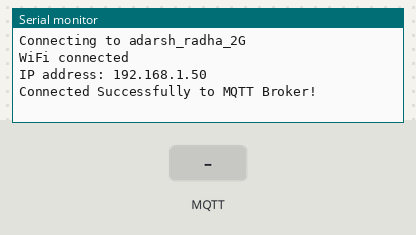
The sketch below on a simulated ESP8266 (NodeMCU). On the bench: the last lines printed to the serial monitor. The inputs (shaded band) are chosen by the test bench. WiFi joins after 1.5 s; servers stay silent unless stated; no MQTT or app messages arrive unless stated.

Above: at 2.7 s.
2.8 s: MQTT message "1" arrives on the first subscribed topic
At 4.5 s:
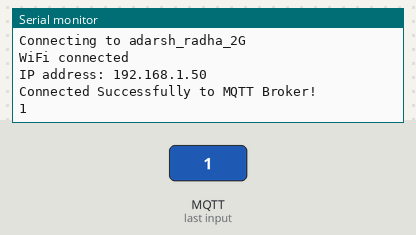
5.0 s: MQTT message "on" arrives on the first subscribed topic
At 6.1 s:
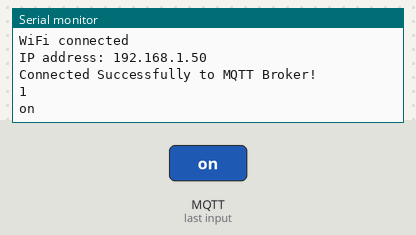
7.0 s: MQTT message "off" arrives on the first subscribed topic
At 8.8 s:
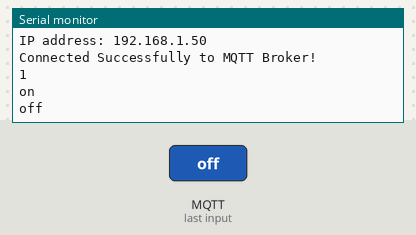

Measured:
- after the input at 2.8 s, the serial monitor: prints a new line after 0.75 s (image 1)
- after the input at 5.0 s, the serial monitor: prints a new line after 0.55 s (image 2)
- after the input at 7.0 s, the serial monitor: prints a new line after 0.55 s (image 3)

The sketch:

esp8266-transformation-mqtt-client.ino
```cpp
/*
   Adarsh Model Trains
   Developed by Adarsh kumar
   Support adarshmodeltrains@gmail.com
*/

// Enables the ESP8266 to connect to the local network (via WiFi)
#include <ESP8266WiFi.h>
// Allows us to connect to, and publish to the MQTT broker
#include <PubSubClient.h>
#include"Config.h"

String mqttTopicValue;
String messageText;

// Initialise the WiFi and MQTT Client objects
WiFiClient wifiClient;

// 1883 is the listener port for the Broker
PubSubClient client(mqtt_server, 1883, wifiClient);

void subscribeMqttMessage(char* topic, byte* payload, unsigned int length) {

  mqttTopicValue = getMessage(payload, length);

  Serial.write(mqttTopicValue.c_str());

  mqttTopicValue = "";
}

/*
   converting message from mqtt bytes to string
*/
String getMessage(byte* message, unsigned int length) {
  messageText = "";
  for (int i = 0; i < length; i++) {
    messageText += (char)message[i];
  }
  return messageText + "\n";
}

bool mqttConnect() {
  // Connect to MQTT Server and subscribe to the topic
  if (client.connect(clientID, mqtt_username, mqtt_password)) {
    client.subscribe(mqtt_topic);
    return true;
  } else {
    return false;
  }
}

void setup() {

  // Begin Serial on 115200
  Serial.begin(BROAD_RATE);

  Serial.print("Connecting to ");
  Serial.println(ssid);

  // Connect to the WiFi
  WiFi.begin(ssid, wifi_password);

  // Wait until the connection has been confirmed before continuing
  while (WiFi.status() != WL_CONNECTED) {
    delay(500);
    //Serial.print(".");
  }

  // Debugging - Output the IP Address of the ESP8266
  Serial.println("WiFi connected");
  Serial.print("IP address: ");
  Serial.println(WiFi.localIP());

  // Connect to MQTT Broker
  // setCallback sets the function to be called when a message is received.
  client.setCallback(subscribeMqttMessage);
  if (mqttConnect()) {
    Serial.println("Connected Successfully to MQTT Broker!");
  } else {
    Serial.println("Connection Failed!");
  }
}


void loop() {
  // If the connection is lost, try to connect again
  if (!client.connected()) {
    mqttConnect();
  }
  // client.loop() just tells the MQTT client code to do what it needs to do itself (i.e. check for messages, etc.)
  client.loop();
  // Once it has done all it needs to do for this cycle, go back to checking if we are still connected.
  delay(DELAY_TIME);
}
```

Config.h
```cpp
/*
   Adarsh Model Trains
   Developed by Adarsh kumar
   Support adarshmodeltrains@gmail.com
*/

#ifndef Config_h
#define Config_h
#include "Arduino.h"

// WiFi
// Make sure to update this for your own WiFi network!
#define ssid "adarsh_radha_2G" // ESP8266 do not support 5G wifi connection
#define wifi_password "@Endless@1309"
#define mqtt_username "adarsh"
#define mqtt_password "password"

// MQTT
// find this ip using ipconfig or check in router
#define mqtt_server "192.168.0.188"

// change the node "number/name"  based on the node default is 1 in this
#define mqtt_topic "/amt/node/1/#"

// change the node "number/name"  based on the node
#define clientID "JMRI_SUBSCRIBER_NODE_ESP8266_1"

#define BROAD_RATE 115200
#define DELAY_TIME 1000

#endif
```
